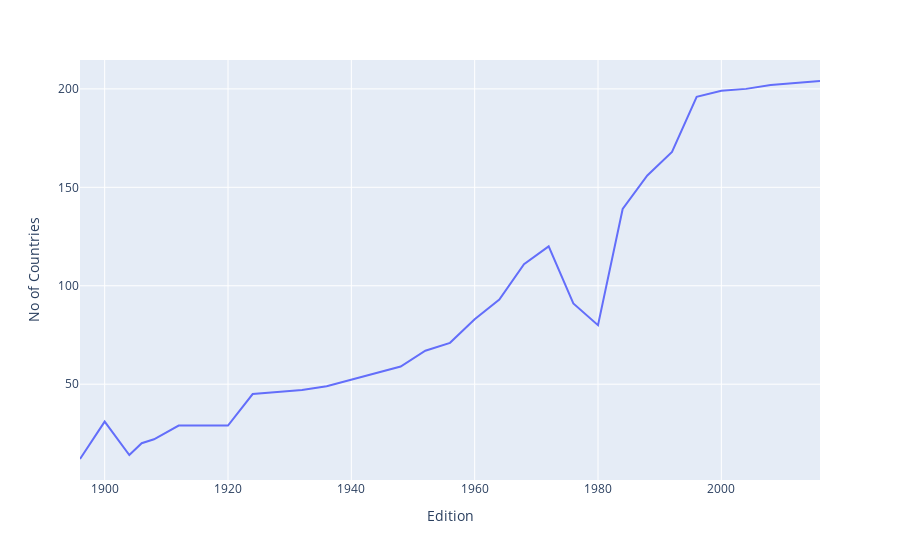

The code cell stored with this chart in its notebook:
### Code cell
fig.show()

### Figure 1 — Plotly figure (JSON) as saved in the notebook; plotly's stock layout.template omitted (floating-point values rounded to 4 significant figures)
{"data": [{"hovertemplate": "Edition=%{x}<br>No of Countries=%{y}<extra></extra>", "legendgroup": "", "line": {"color": "#636efa", "dash": "solid"}, "marker": {"symbol": "circle"}, "mode": "lines", "name": "", "orientation": "v", "showlegend": false, "type": "scatter", "x": [1896, 1900, 1904, 1906, 1908, 1912, 1920, 1924, 1928, 1932, 1936, 1948, 1952, 1956, 1960, 1964, 1968, 1972, 1976, 1980, 1984, 1988, 1992, 1996, 2000, 2004, 2008, 2012, 2016], "xaxis": "x", "y": [12, 31, 14, 20, 22, 29, 29, 45, 46, 47, 49, 59, 67, 71, 83, 93, 111, 120, 91, 80, 139, 156, 168, 196, 199, 200, 202, 203, 204], "yaxis": "y"}], "layout": {"legend": {"tracegroupgap": 0}, "margin": {"t": 60}, "xaxis": {"anchor": "y", "domain": [0, 1], "title": {"text": "Edition"}}, "yaxis": {"anchor": "x", "domain": [0, 1], "title": {"text": "No of Countries"}}}}
